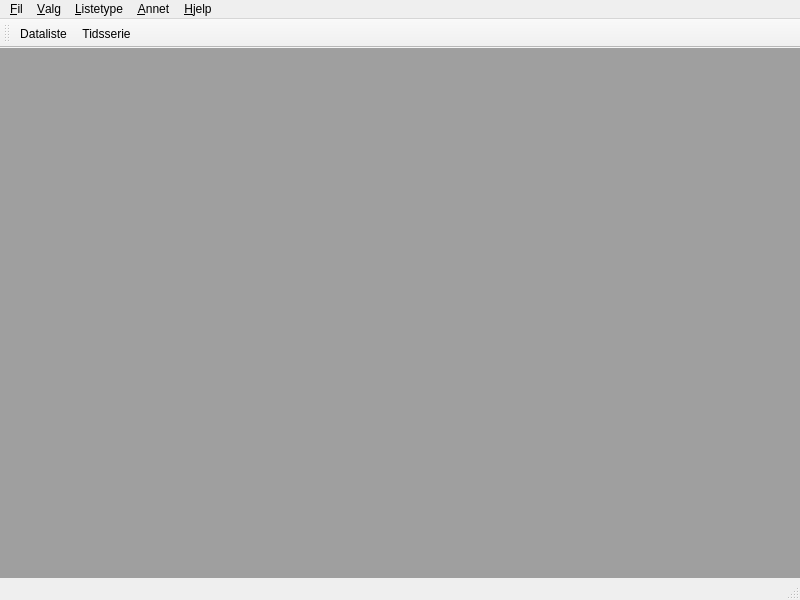
<?xml version="1.0" encoding="UTF-8"?>
<ui version="4.0">
 <class>HqcMainWindow</class>
 <widget class="QMainWindow" name="HqcMainWindow">
  <property name="geometry">
   <rect>
    <x>0</x>
    <y>0</y>
    <width>800</width>
    <height>600</height>
   </rect>
  </property>
  <property name="windowTitle">
   <string>HQC</string>
  </property>
  <widget class="QWidget" name="centralwidget">
   <layout class="QHBoxLayout" name="horizontalLayout">
    <property name="margin">
     <number>0</number>
    </property>
    <item>
     <widget class="QMdiArea" name="ws"/>
    </item>
   </layout>
  </widget>
  <widget class="QMenuBar" name="menubar">
   <property name="geometry">
    <rect>
     <x>0</x>
     <y>0</y>
     <width>800</width>
     <height>23</height>
    </rect>
   </property>
   <widget class="QMenu" name="menuFile">
    <property name="title">
     <string>&amp;Fil</string>
    </property>
    <addaction name="saveAction"/>
    <addaction name="printAction"/>
    <addaction name="closeAction"/>
    <addaction name="exitAction"/>
   </widget>
   <widget class="QMenu" name="menuValg">
    <property name="title">
     <string>&amp;Valg</string>
    </property>
    <addaction name="flID"/>
    <addaction name="orID"/>
    <addaction name="moID"/>
    <addaction name="stID"/>
    <addaction name="heID"/>
    <addaction name="poID"/>
   </widget>
   <widget class="QMenu" name="menuListType">
    <property name="title">
     <string>&amp;Listetype</string>
    </property>
    <addaction name="actionDataAndErrorList"/>
    <addaction name="actionErrorList"/>
    <addaction name="actionErrorLog"/>
    <addaction name="dataListAction"/>
    <addaction name="actionErrorListSalen"/>
    <addaction name="separator"/>
    <addaction name="actionWatchRR"/>
    <addaction name="actionWatchWeather"/>
    <addaction name="separator"/>
    <addaction name="timeSeriesAction"/>
    <addaction name="separator"/>
    <addaction name="actionTextDataList"/>
    <addaction name="actionRejectDecode"/>
   </widget>
   <widget class="QMenu" name="menuOther">
    <property name="title">
     <string>&amp;Annet</string>
    </property>
    <addaction name="actionRejectSeries"/>
    <addaction name="actionAcceptSeries"/>
    <addaction name="actionDianaConfig"/>
    <addaction name="actionStartKro"/>
    <addaction name="actionScreenshot"/>
   </widget>
   <widget class="QMenu" name="menuHelp">
    <property name="title">
     <string>&amp;Hjelp</string>
    </property>
    <addaction name="actionHelpManual"/>
    <addaction name="actionHelpFlags"/>
    <addaction name="actionHelpParameters"/>
    <addaction name="separator"/>
    <addaction name="actionAboutHqc"/>
    <addaction name="actionAboutQt"/>
   </widget>
   <addaction name="menuFile"/>
   <addaction name="menuValg"/>
   <addaction name="menuListType"/>
   <addaction name="menuOther"/>
   <addaction name="menuHelp"/>
  </widget>
  <widget class="QStatusBar" name="statusbar"/>
  <widget class="QToolBar" name="toolBar">
   <property name="windowTitle">
    <string>toolBar</string>
   </property>
   <attribute name="toolBarArea">
    <enum>TopToolBarArea</enum>
   </attribute>
   <attribute name="toolBarBreak">
    <bool>false</bool>
   </attribute>
   <addaction name="dataListAction"/>
   <addaction name="timeSeriesAction"/>
  </widget>
  <action name="saveAction">
   <property name="enabled">
    <bool>false</bool>
   </property>
   <property name="text">
    <string>Lagre</string>
   </property>
   <property name="shortcut">
    <string>Ctrl+S</string>
   </property>
  </action>
  <action name="printAction">
   <property name="enabled">
    <bool>false</bool>
   </property>
   <property name="text">
    <string>Skriv ut</string>
   </property>
   <property name="shortcut">
    <string>Ctrl+P</string>
   </property>
  </action>
  <action name="closeAction">
   <property name="text">
    <string>Lukk</string>
   </property>
   <property name="shortcut">
    <string>Ctrl+W</string>
   </property>
  </action>
  <action name="exitAction">
   <property name="text">
    <string>Avslutt</string>
   </property>
  </action>
  <action name="flID">
   <property name="checkable">
    <bool>true</bool>
   </property>
   <property name="text">
    <string>Vis &amp;flagg</string>
   </property>
  </action>
  <action name="orID">
   <property name="checkable">
    <bool>true</bool>
   </property>
   <property name="checked">
    <bool>true</bool>
   </property>
   <property name="text">
    <string>Vis &amp;original</string>
   </property>
  </action>
  <action name="moID">
   <property name="checkable">
    <bool>true</bool>
   </property>
   <property name="checked">
    <bool>true</bool>
   </property>
   <property name="text">
    <string>Vis &amp;modelldata</string>
   </property>
  </action>
  <action name="stID">
   <property name="checkable">
    <bool>true</bool>
   </property>
   <property name="checked">
    <bool>true</bool>
   </property>
   <property name="text">
    <string>Vis &amp;stasjonsnavn</string>
   </property>
  </action>
  <action name="heID">
   <property name="checkable">
    <bool>true</bool>
   </property>
   <property name="checked">
    <bool>true</bool>
   </property>
   <property name="text">
    <string>Vis s&amp;tasjonshøyde</string>
   </property>
  </action>
  <action name="poID">
   <property name="checkable">
    <bool>true</bool>
   </property>
   <property name="text">
    <string>Vis &amp;posisjon</string>
   </property>
  </action>
  <action name="actionDataAndErrorList">
   <property name="text">
    <string>Data&amp;liste og Feilliste</string>
   </property>
   <property name="shortcut">
    <string>Ctrl+L</string>
   </property>
  </action>
  <action name="actionErrorList">
   <property name="text">
    <string>&amp;Feilliste</string>
   </property>
   <property name="shortcut">
    <string>Ctrl+F</string>
   </property>
  </action>
  <action name="actionErrorLog">
   <property name="text">
    <string>F&amp;eillog</string>
   </property>
   <property name="shortcut">
    <string>Ctrl+E</string>
   </property>
  </action>
  <action name="dataListAction">
   <property name="text">
    <string>&amp;Dataliste</string>
   </property>
  </action>
  <action name="actionErrorListSalen">
   <property name="text">
    <string>&amp;Feilliste salen</string>
   </property>
   <property name="shortcut">
    <string>Alt+S</string>
   </property>
  </action>
  <action name="actionWatchRR">
   <property name="text">
    <string>&amp;Nedbør</string>
   </property>
   <property name="shortcut">
    <string>Ctrl+R</string>
   </property>
  </action>
  <action name="actionWatchWeather">
   <property name="text">
    <string>&amp;Vær</string>
   </property>
   <property name="shortcut">
    <string>Ctrl+V</string>
   </property>
  </action>
  <action name="timeSeriesAction">
   <property name="text">
    <string>&amp;Tidsserie</string>
   </property>
  </action>
  <action name="actionTextDataList">
   <property name="text">
    <string>Te&amp;xtData</string>
   </property>
   <property name="shortcut">
    <string>Alt+X</string>
   </property>
  </action>
  <action name="actionRejectDecode">
   <property name="text">
    <string>Re&amp;jected</string>
   </property>
   <property name="shortcut">
    <string>Ctrl+J</string>
   </property>
  </action>
  <action name="actionParametersDaily">
   <property name="text">
    <string>For &amp;daglig rutine</string>
   </property>
  </action>
  <action name="actionParametersPrioritized">
   <property name="text">
    <string>&amp;Prioriterte parametere</string>
   </property>
  </action>
  <action name="actionParametersTemperatureHumidity">
   <property name="text">
    <string>&amp;Temperatur og fuktighet</string>
   </property>
  </action>
  <action name="actionParametersPrecipitationSnow">
   <property name="text">
    <string>&amp;Nedbør og snøforhold</string>
   </property>
  </action>
  <action name="actionParametersWindPressure">
   <property name="text">
    <string>&amp;Lufttrykk og vind</string>
   </property>
  </action>
  <action name="actionParametersMaritime">
   <property name="text">
    <string>&amp;Maritime parametere</string>
   </property>
  </action>
  <action name="actionParametersSynop">
   <property name="text">
    <string>&amp;Synop</string>
   </property>
  </action>
  <action name="actionParametersWind">
   <property name="text">
    <string>&amp;Vind</string>
   </property>
  </action>
  <action name="actionParametersPluviometer">
   <property name="text">
    <string>&amp;Pluviometerparametere</string>
   </property>
  </action>
  <action name="actionParametersAll">
   <property name="text">
    <string>&amp;Alt</string>
   </property>
  </action>
  <action name="timesAction">
   <property name="text">
    <string>&amp;Tidspunkter</string>
   </property>
   <property name="shortcut">
    <string>Ctrl+T</string>
   </property>
  </action>
  <action name="actionRejectSeries">
   <property name="text">
    <string>&amp;Forkast tidsserie</string>
   </property>
  </action>
  <action name="actionAcceptSeries">
   <property name="text">
    <string>&amp;Godkjenn tidsserie</string>
   </property>
  </action>
  <action name="actionDianaConfig">
   <property name="text">
    <string>&amp;Dianavisning</string>
   </property>
  </action>
  <action name="actionStartKro">
   <property name="text">
    <string>&amp;Kro</string>
   </property>
  </action>
  <action name="actionHelpManual">
   <property name="text">
    <string>&amp;Brukerveiledning</string>
   </property>
   <property name="shortcut">
    <string>F1</string>
   </property>
  </action>
  <action name="actionHelpFlags">
   <property name="text">
    <string>&amp;Flagg</string>
   </property>
   <property name="shortcut">
    <string>F2</string>
   </property>
  </action>
  <action name="actionHelpParameters">
   <property name="text">
    <string>&amp;Parametere</string>
   </property>
   <property name="shortcut">
    <string>F3</string>
   </property>
  </action>
  <action name="actionAboutHqc">
   <property name="text">
    <string>&amp;Om Hqc</string>
   </property>
   <property name="menuRole">
    <enum>QAction::AboutRole</enum>
   </property>
  </action>
  <action name="actionAboutQt">
   <property name="text">
    <string>Om &amp;Qt</string>
   </property>
   <property name="menuRole">
    <enum>QAction::AboutQtRole</enum>
   </property>
  </action>
  <action name="actionParametersVisual">
   <property name="text">
    <string>&amp;Visuelle parametere</string>
   </property>
  </action>
  <action name="actionScreenshot">
   <property name="text">
    <string>&amp;Skjermbilde</string>
   </property>
  </action>
 </widget>
 <resources/>
 <connections>
  <connection>
   <sender>actionDataAndErrorList</sender>
   <signal>triggered()</signal>
   <receiver>HqcMainWindow</receiver>
   <slot>allListMenu()</slot>
   <hints>
    <hint type="sourcelabel">
     <x>-1</x>
     <y>-1</y>
    </hint>
    <hint type="destinationlabel">
     <x>399</x>
     <y>299</y>
    </hint>
   </hints>
  </connection>
  <connection>
   <sender>dataListAction</sender>
   <signal>triggered()</signal>
   <receiver>HqcMainWindow</receiver>
   <slot>dataListMenu()</slot>
   <hints>
    <hint type="sourcelabel">
     <x>-1</x>
     <y>-1</y>
    </hint>
    <hint type="destinationlabel">
     <x>399</x>
     <y>299</y>
    </hint>
   </hints>
  </connection>
  <connection>
   <sender>timeSeriesAction</sender>
   <signal>triggered()</signal>
   <receiver>HqcMainWindow</receiver>
   <slot>timeseriesMenu()</slot>
   <hints>
    <hint type="sourcelabel">
     <x>-1</x>
     <y>-1</y>
    </hint>
    <hint type="destinationlabel">
     <x>399</x>
     <y>299</y>
    </hint>
   </hints>
  </connection>
  <connection>
   <sender>ws</sender>
   <signal>subWindowActivated(QMdiSubWindow*)</signal>
   <receiver>HqcMainWindow</receiver>
   <slot>updateSaveFunction(QMdiSubWindow*)</slot>
   <hints>
    <hint type="sourcelabel">
     <x>399</x>
     <y>314</y>
    </hint>
    <hint type="destinationlabel">
     <x>399</x>
     <y>299</y>
    </hint>
   </hints>
  </connection>
  <connection>
   <sender>actionErrorList</sender>
   <signal>triggered()</signal>
   <receiver>HqcMainWindow</receiver>
   <slot>errListMenu()</slot>
   <hints>
    <hint type="sourcelabel">
     <x>-1</x>
     <y>-1</y>
    </hint>
    <hint type="destinationlabel">
     <x>399</x>
     <y>299</y>
    </hint>
   </hints>
  </connection>
  <connection>
   <sender>actionErrorLog</sender>
   <signal>triggered()</signal>
   <receiver>HqcMainWindow</receiver>
   <slot>errLogMenu()</slot>
   <hints>
    <hint type="sourcelabel">
     <x>-1</x>
     <y>-1</y>
    </hint>
    <hint type="destinationlabel">
     <x>399</x>
     <y>299</y>
    </hint>
   </hints>
  </connection>
  <connection>
   <sender>actionErrorListSalen</sender>
   <signal>triggered()</signal>
   <receiver>HqcMainWindow</receiver>
   <slot>errLisaMenu()</slot>
   <hints>
    <hint type="sourcelabel">
     <x>-1</x>
     <y>-1</y>
    </hint>
    <hint type="destinationlabel">
     <x>399</x>
     <y>299</y>
    </hint>
   </hints>
  </connection>
  <connection>
   <sender>actionWatchRR</sender>
   <signal>triggered()</signal>
   <receiver>HqcMainWindow</receiver>
   <slot>showWatchRR()</slot>
   <hints>
    <hint type="sourcelabel">
     <x>-1</x>
     <y>-1</y>
    </hint>
    <hint type="destinationlabel">
     <x>399</x>
     <y>299</y>
    </hint>
   </hints>
  </connection>
  <connection>
   <sender>actionWatchWeather</sender>
   <signal>triggered()</signal>
   <receiver>HqcMainWindow</receiver>
   <slot>showWeather()</slot>
   <hints>
    <hint type="sourcelabel">
     <x>-1</x>
     <y>-1</y>
    </hint>
    <hint type="destinationlabel">
     <x>399</x>
     <y>299</y>
    </hint>
   </hints>
  </connection>
  <connection>
   <sender>actionTextDataList</sender>
   <signal>triggered()</signal>
   <receiver>HqcMainWindow</receiver>
   <slot>textDataMenu()</slot>
   <hints>
    <hint type="sourcelabel">
     <x>-1</x>
     <y>-1</y>
    </hint>
    <hint type="destinationlabel">
     <x>399</x>
     <y>299</y>
    </hint>
   </hints>
  </connection>
  <connection>
   <sender>actionRejectDecode</sender>
   <signal>triggered()</signal>
   <receiver>HqcMainWindow</receiver>
   <slot>rejectedMenu()</slot>
   <hints>
    <hint type="sourcelabel">
     <x>-1</x>
     <y>-1</y>
    </hint>
    <hint type="destinationlabel">
     <x>399</x>
     <y>299</y>
    </hint>
   </hints>
  </connection>
  <connection>
   <sender>actionRejectSeries</sender>
   <signal>triggered()</signal>
   <receiver>HqcMainWindow</receiver>
   <slot>rejectTimeseries()</slot>
   <hints>
    <hint type="sourcelabel">
     <x>-1</x>
     <y>-1</y>
    </hint>
    <hint type="destinationlabel">
     <x>399</x>
     <y>299</y>
    </hint>
   </hints>
  </connection>
  <connection>
   <sender>actionAcceptSeries</sender>
   <signal>triggered()</signal>
   <receiver>HqcMainWindow</receiver>
   <slot>acceptTimeseries()</slot>
   <hints>
    <hint type="sourcelabel">
     <x>-1</x>
     <y>-1</y>
    </hint>
    <hint type="destinationlabel">
     <x>399</x>
     <y>299</y>
    </hint>
   </hints>
  </connection>
  <connection>
   <sender>actionDianaConfig</sender>
   <signal>triggered()</signal>
   <receiver>HqcMainWindow</receiver>
   <slot>dsh()</slot>
   <hints>
    <hint type="sourcelabel">
     <x>-1</x>
     <y>-1</y>
    </hint>
    <hint type="destinationlabel">
     <x>399</x>
     <y>299</y>
    </hint>
   </hints>
  </connection>
  <connection>
   <sender>actionStartKro</sender>
   <signal>triggered()</signal>
   <receiver>HqcMainWindow</receiver>
   <slot>startKro()</slot>
   <hints>
    <hint type="sourcelabel">
     <x>-1</x>
     <y>-1</y>
    </hint>
    <hint type="destinationlabel">
     <x>399</x>
     <y>299</y>
    </hint>
   </hints>
  </connection>
  <connection>
   <sender>actionHelpManual</sender>
   <signal>triggered()</signal>
   <receiver>HqcMainWindow</receiver>
   <slot>helpUse()</slot>
   <hints>
    <hint type="sourcelabel">
     <x>-1</x>
     <y>-1</y>
    </hint>
    <hint type="destinationlabel">
     <x>399</x>
     <y>299</y>
    </hint>
   </hints>
  </connection>
  <connection>
   <sender>actionHelpFlags</sender>
   <signal>triggered()</signal>
   <receiver>HqcMainWindow</receiver>
   <slot>helpFlag()</slot>
   <hints>
    <hint type="sourcelabel">
     <x>-1</x>
     <y>-1</y>
    </hint>
    <hint type="destinationlabel">
     <x>399</x>
     <y>299</y>
    </hint>
   </hints>
  </connection>
  <connection>
   <sender>actionHelpParameters</sender>
   <signal>triggered()</signal>
   <receiver>HqcMainWindow</receiver>
   <slot>helpParam()</slot>
   <hints>
    <hint type="sourcelabel">
     <x>-1</x>
     <y>-1</y>
    </hint>
    <hint type="destinationlabel">
     <x>399</x>
     <y>299</y>
    </hint>
   </hints>
  </connection>
  <connection>
   <sender>actionAboutHqc</sender>
   <signal>triggered()</signal>
   <receiver>HqcMainWindow</receiver>
   <slot>about()</slot>
   <hints>
    <hint type="sourcelabel">
     <x>-1</x>
     <y>-1</y>
    </hint>
    <hint type="destinationlabel">
     <x>399</x>
     <y>299</y>
    </hint>
   </hints>
  </connection>
  <connection>
   <sender>actionAboutQt</sender>
   <signal>triggered()</signal>
   <receiver>HqcMainWindow</receiver>
   <slot>aboutQt()</slot>
   <hints>
    <hint type="sourcelabel">
     <x>-1</x>
     <y>-1</y>
    </hint>
    <hint type="destinationlabel">
     <x>399</x>
     <y>299</y>
    </hint>
   </hints>
  </connection>
  <connection>
   <sender>actionScreenshot</sender>
   <signal>triggered()</signal>
   <receiver>HqcMainWindow</receiver>
   <slot>screenshot()</slot>
   <hints>
    <hint type="sourcelabel">
     <x>-1</x>
     <y>-1</y>
    </hint>
    <hint type="destinationlabel">
     <x>399</x>
     <y>299</y>
    </hint>
   </hints>
  </connection>
 </connections>
 <slots>
  <signal>saveData()</signal>
  <signal>printErrorList()</signal>
  <slot>showFlags()</slot>
  <slot>showOrigs()</slot>
  <slot>showMod()</slot>
  <slot>showStat()</slot>
  <slot>showHeight()</slot>
  <slot>showPos()</slot>
  <slot>allListMenu()</slot>
  <slot>errListMenu()</slot>
  <slot>errLogMenu()</slot>
  <slot>dataListMenu()</slot>
  <slot>errLisaMenu()</slot>
  <slot>showWatchRR()</slot>
  <slot>showWeather()</slot>
  <slot>timeseriesMenu()</slot>
  <slot>textDataMenu()</slot>
  <slot>rejectedMenu()</slot>
  <slot>climateStatistics()</slot>
  <slot>priority()</slot>
  <slot>temperature()</slot>
  <slot>precipitation()</slot>
  <slot>airPress()</slot>
  <slot>visuals()</slot>
  <slot>sea()</slot>
  <slot>synop()</slot>
  <slot>wind()</slot>
  <slot>plu()</slot>
  <slot>all()</slot>
  <slot>clk()</slot>
  <slot>rejectTimeseries()</slot>
  <slot>acceptTimeseries()</slot>
  <slot>dsh()</slot>
  <slot>startKro()</slot>
  <slot>screenshot()</slot>
  <slot>helpUse()</slot>
  <slot>helpFlag()</slot>
  <slot>helpParam()</slot>
  <slot>about()</slot>
  <slot>aboutQt()</slot>
  <slot>updateSaveFunction(QMdiSubWindow*)</slot>
 </slots>
</ui>
